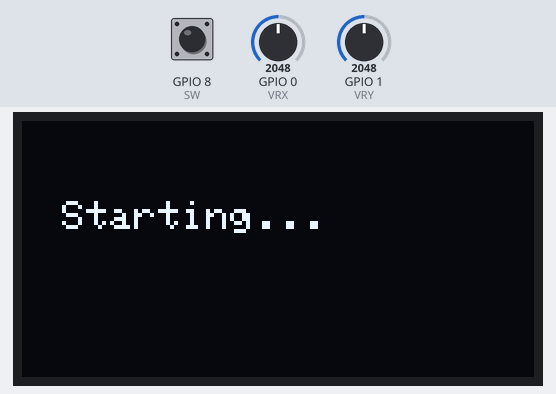
The sketch below on a simulated ESP32-C3. Shown: 128×64 one-colour display. The test bench sets the inputs (shaded band); at power-on: GPIO 8 (SW) HIGH, GPIO 0 (VRX) = 2048, GPIO 1 (VRY) = 2048. USB keyboard and mouse output is not drawn; what the sketch prints to the serial monitor is not drawn.

Above: at 0.1 s.
At 5.2 s:
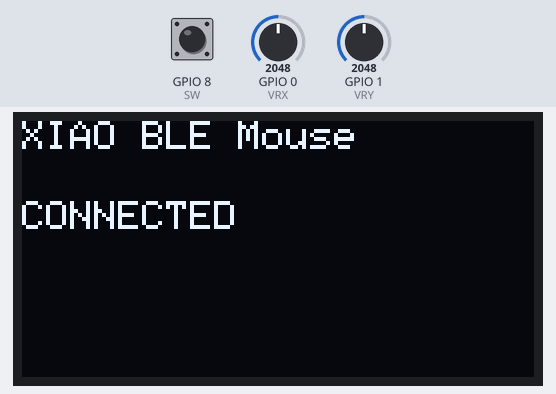
5.3 s: GPIO 8 (SW) pulled LOW for 1 s
At 5.8 s:
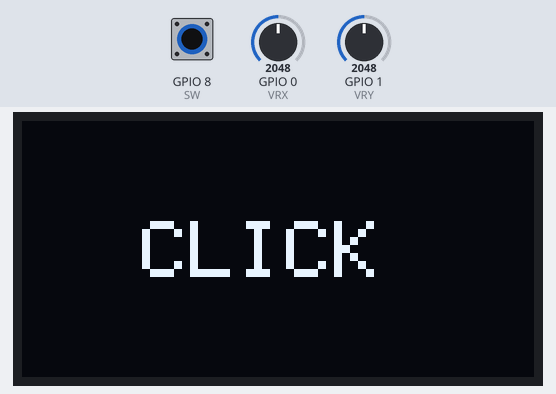
8.0 s: GPIO 8 (SW) pulled LOW for 3.2 s
Timing chart, 0 to 11.0 s (numbered marks = the images above; inputs shaded):
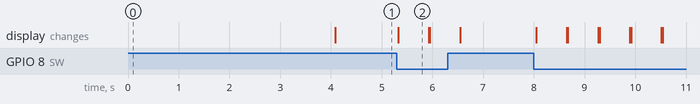

The sketch:

esp32c3_wireless_mouse.ino
```cpp
#include <BleMouse.h>
#include <Wire.h>
#include <Adafruit_GFX.h>
#include <Adafruit_SSD1306.h>

#define SCREEN_WIDTH 128
#define SCREEN_HEIGHT 64

Adafruit_SSD1306 display(SCREEN_WIDTH, SCREEN_HEIGHT, &Wire, -1);

// BLE Mouse
BleMouse bleMouse("XIAO BLE Mouse", "ESP32C3", 100);

// Joystick pins
#define VRX A0
#define VRY A1
#define SW  D8

// YOUR REAL CENTER VALUES
int centerX = 3700;
int centerY = 3650;

#define DEADZONE 120
#define SPEED 6

bool oledOK = false;
bool bleStarted = false;

void setup() {

  Serial.begin(115200);

  pinMode(SW, INPUT_PULLUP);

  // YOUR WORKING OLED SETUP (UNCHANGED)
  Wire.begin(6, 7);

  if (display.begin(SSD1306_SWITCHCAPVCC, 0x3C)) {

    oledOK = true;

    display.clearDisplay();
    display.setTextSize(1);
    display.setTextColor(WHITE);

    display.setCursor(10, 20);
    display.println("Starting...");
    display.display();

  } else {
    Serial.println("OLED FAILED");
  }


  // IMPORTANT: delay BEFORE BLE (fix crash)
delay(4000);

  bleMouse.begin();
  bleStarted = true;

  Serial.println("BLE STARTED");
}

void loop() {

  bool connected = bleMouse.isConnected();

  // OLED (SAME STYLE YOU CONFIRMED WORKING)
  if (oledOK) {

    display.clearDisplay();
    display.setTextSize(1);
    display.setCursor(0, 0);

    display.println("XIAO BLE Mouse");

    display.setCursor(0, 20);

    if (connected) display.println("CONNECTED");
    else display.println("WAITING...");

    display.display();
  }

  // WAIT FOR BLE CONNECTION
  if (!connected) {
    delay(10);
    return;
  }

  // JOYSTICK READ
  int x = analogRead(VRX);
  int y = analogRead(VRY);

  int xOffset = x - centerX;
  int yOffset = y - centerY;

  int moveX = 0;
  int moveY = 0;

  if (abs(xOffset) > DEADZONE) {
    moveX = (xOffset > 0) ? -SPEED : SPEED;
  }

  if (abs(yOffset) > DEADZONE) {
    moveY = (yOffset > 0) ? SPEED : -SPEED;
  }

  moveY = -moveY;

  bleMouse.move(moveX, moveY);

  // CLICK
  if (digitalRead(SW) == LOW) {

    bleMouse.click(MOUSE_LEFT);

    display.clearDisplay();
    display.setTextSize(2);
    display.setCursor(30, 25);
    display.println("CLICK");
    display.display();

    delay(250);
  }

  delay(10);
}
```

Measured:
- after the input at 5.3 s, the display: changes at once (image 2)
- what the display in image 2 shows lasts 0.6 s, from 5.3 s to 5.9 s
